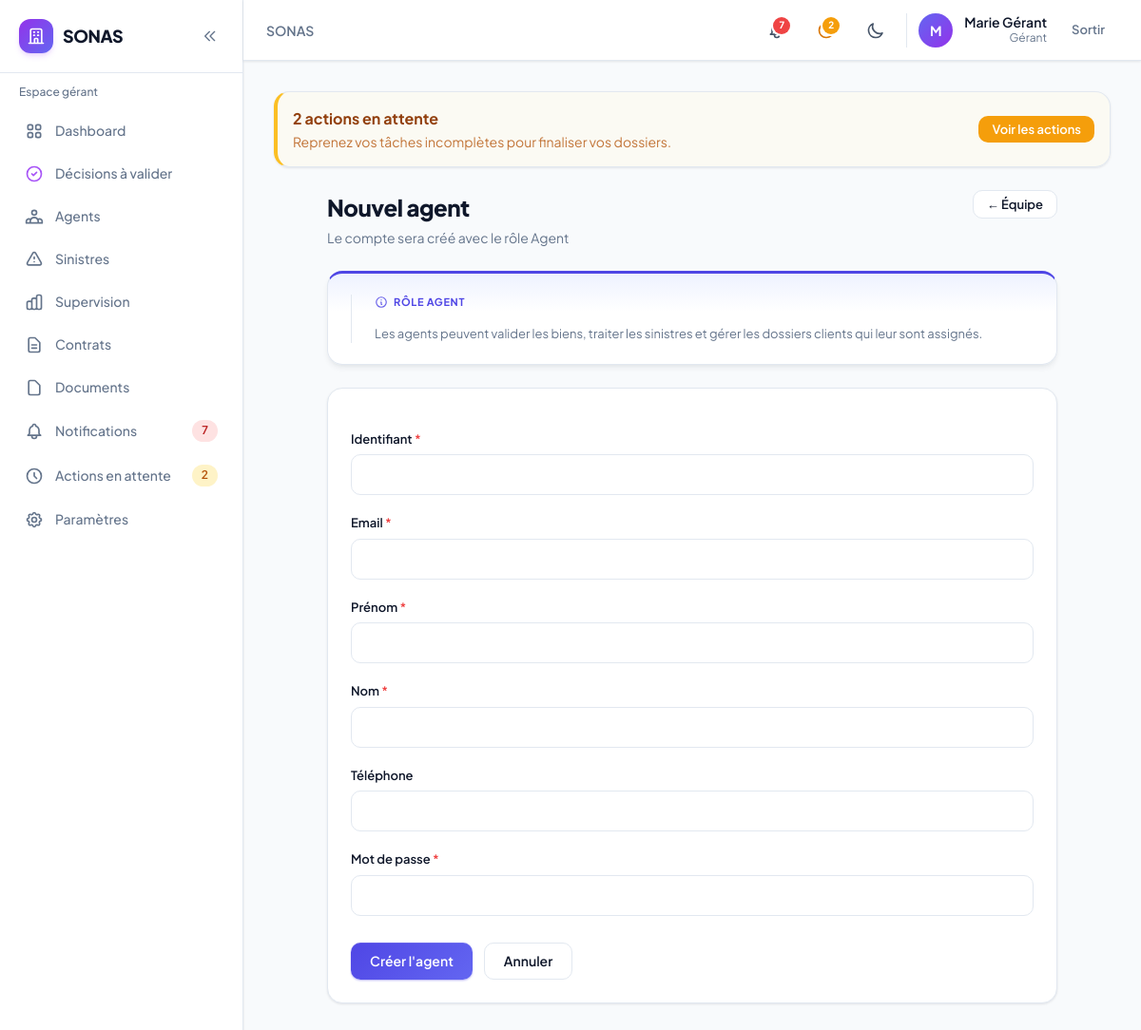
/sonas/agents/nouveau/ (signed in), run on the app's committed database.
### accounts/models.py (models this page shows, shortened)
class User(AbstractUser):
    role = models.CharField(
        max_length=10,
        choices=UserRole.choices,
        default=UserRole.CLIENT,
        db_index=True,
    )
    phone = models.CharField(max_length=20, blank=True)
    theme_preference = models.CharField(
        max_length=10,
        choices=[('light', 'Clair'), ('dark', 'Sombre'), ('system', 'Système')],
        default='system',
    )
    created_at = models.DateTimeField(auto_now_add=True)
    updated_at = models.DateTimeField(auto_now=True)
    class Meta:
        verbose_name = 'Utilisateur'
        verbose_name_plural = 'Utilisateurs'
    @property
    def is_client(self):
        return self.role == UserRole.CLIENT
    @property
    def is_gerant(self):
        return self.role == UserRole.GERANT
    @property
    def is_admin_user(self):
        return self.role == UserRole.ADMIN
    @property
    def is_internal(self):
        return self.role in (UserRole.AGENT, UserRole.GERANT, UserRole.ADMIN)

### accounts/views_team.py (the view)
@gerant_required
def agent_create(request):
    if request.method == 'POST':
        form = AgentCreateForm(request.POST)
        if form.is_valid():
            agent = form.save()
            log_audit_action(
                request,
                action='AGENT_CREE',
                details=f'Agent {agent.username} créé par {request.user.username}',
            )
            messages.success(request, f'Agent {agent.get_full_name() or agent.username} créé.')
            return redirect('accounts_team:list')
    else:
        form = AgentCreateForm()
    return render(request, 'accounts/agent_form.html', {
        'form': form,
        'title': 'Nouvel agent',
        'guide_tip': 'Les agents peuvent valider les biens, traiter les sinistres et gérer les dossiers clients qui leur sont assignés.',
    })

### accounts/forms.py (shortened to what this page needs)
class AgentCreateForm(forms.Form):
    username = forms.CharField(max_length=150, label='Identifiant')
    email = forms.EmailField(label='Email')
    first_name = forms.CharField(max_length=150, label='Prénom')
    last_name = forms.CharField(max_length=150, label='Nom')
    phone = forms.CharField(max_length=20, required=False, label='Téléphone')
    password = forms.CharField(widget=forms.PasswordInput, label='Mot de passe')
    def __init__(self, *args, **kwargs):
        super().__init__(*args, **kwargs)
        apply_form_styles(self)

### core/forms.py (called while the page is built)
def apply_form_styles(form):
    for field in form.fields.values():
        widget = field.widget
        if isinstance(widget, INPUT_WIDGETS):
            cls = widget.attrs.get('class', '')
            if 'form-input' not in cls and 'sonas-input' not in cls:
                widget.attrs['class'] = f'{cls} sonas-input form-input'.strip()
        if isinstance(widget, forms.CheckboxInput):
            widget.attrs['class'] = 'rounded border-slate-300 text-indigo-600 focus:ring-indigo-500'
        if isinstance(widget, forms.RadioSelect):
            widget.attrs['class'] = 'space-y-2'

### notifications/services.py (called while the page is built)
def get_pending_actions_count(user):
    return ActionEnAttente.objects.filter(user=user, is_resolved=False).count()

def get_unread_count(user):
    return Notification.objects.filter(user=user, is_read=False).count()

def get_recent_notifications(user, limit=5):
    return Notification.objects.filter(user=user).order_by('-created_at')[:limit]

### templates/accounts/agent_form.html (shortened to what this page needs)
{% extends 'base.html' %}
{% block content %}
<div class="sonas-create-page">
    <div class="sonas-page-header flex flex-col sm:flex-row sm:items-start sm:justify-between gap-4">
        <div>
            <h1>{{ title }}</h1>
            <p>Le compte sera créé avec le rôle Agent</p>
        </div>
        <a href="{% url 'accounts_team:list' %}" class="sonas-btn sonas-btn-secondary sonas-btn-sm shrink-0">← Équipe</a>
    </div>
    {% include 'partials/form_guide_top.html' with guide_tip=guide_tip guide_tip_title="Rôle Agent" %}
    <div class="sonas-create-body">
        <form method="post" class="sonas-card p-6 space-y-5">
            {% for field in form %}
            <div>
                <label class="sonas-label" for="{{ field.id_for_label }}">{{ field.label }}{% if field.field.required %} <span class="text-red-500">*</span>{% endif %}</label>
                {{ field }}
            </div>
            {% endfor %}
            <div class="flex flex-wrap gap-3 pt-2">
                <button type="submit" class="sonas-btn sonas-btn-primary">Créer l'agent</button>
                <a href="{% url 'accounts_team:list' %}" class="sonas-btn sonas-btn-secondary">Annuler</a>
            </div>
        </form>
    </div>
</div>
{% endblock %}

### templates/partials/navbar.html (shortened to what this page needs)
<header class="sticky top-0 z-30 sonas-card border-0 border-b rounded-none px-3 sm:px-6 h-14 sm:h-16 flex items-center justify-between shrink-0 gap-2">
    <div class="flex items-center gap-2 sm:gap-4 min-w-0 flex-1">
        <h2 class="text-sm font-semibold text-slate-500 dark:text-slate-400 truncate hidden lg:block">
            {% block page_breadcrumb %}SONAS{% endblock %}
        </h2>
    </div>
    <div class="flex items-center gap-1 sm:gap-3 shrink-0">
        <a href="{% url url_notifications_list %}" class="relative p-2.5 rounded-xl hover:bg-slate-100 dark:hover:bg-slate-800 transition-colors" title="Notifications{% if unread_notifications_count %} ({{ unread_notifications_count }}){% endif %}">
            {% if unread_notifications_count %}
            <span class="absolute top-1.5 right-1.5 min-w-[1.125rem] h-[1.125rem] px-0.5 bg-red-500 rounded-full ring-2 ring-white dark:ring-slate-900 text-[10px] font-bold text-white flex items-center justify-center">{{ unread_notifications_count }}</span>
            {% endif %}
        </a>
        {% if pending_actions_count %}
        <a href="{% url url_pending_actions %}" class="relative p-2.5 rounded-xl hover:bg-slate-100 dark:hover:bg-slate-800 transition-colors" title="Actions en attente ({{ pending_actions_count }})">
            <span class="absolute top-1.5 right-1.5 min-w-[1.125rem] h-[1.125rem] px-0.5 bg-amber-500 rounded-full ring-2 ring-white dark:ring-slate-900 text-[10px] font-bold text-white flex items-center justify-center">{{ pending_actions_count }}</span>
        </a>
        {% endif %}
        <button @click="toggle()" class="p-2.5 rounded-xl hover:bg-slate-100 dark:hover:bg-slate-800 transition-colors" title="Thème">
            <svg x-show="!isDark" class="w-5 h-5 text-slate-600" fill="none" stroke="currentColor" viewBox="0 0 24 24"><path stroke-linecap="round" stroke-linejoin="round" stroke-width="2" d="M20.354 15.354A9 9 0 018.646 3.646 9.003 9.003 0 0012 21a9.003 9.003 0 008.354-5.646z"/></svg>
        </button>
        <div class="hidden sm:flex items-center gap-3 pl-3 border-l border-slate-200 dark:border-slate-700">
            <div class="w-9 h-9 rounded-full bg-gradient-to-br from-indigo-500 to-purple-600 flex items-center justify-center text-white text-sm font-bold">
                {{ user.first_name|first|default:user.username|first|upper }}
            </div>
            <div class="text-right hidden md:block">
                <p class="text-sm font-semibold leading-tight">{{ user.get_full_name|default:user.username }}</p>
                <p class="text-xs text-slate-500">{{ user.get_role_display }}</p>
            </div>
        </div>
        <form method="post" action="{% url 'accounts:logout' %}">
            <button type="submit" class="sonas-btn sonas-btn-ghost sonas-btn-sm">Sortir</button>
        </form>
    </div>
</header>

### static/css/sonas.css (style rules this page uses)
:root { --sonas-primary: #4f46e5; --sonas-primary-hover: #4338ca; --sonas-primary-light: #eef2ff; --sonas-danger: #ef4444; --sonas-warning: #f59e0b; --sonas-success: #10b981; --sonas-surface: #ffffff; --sonas-surface-2: #f8fafc; --sonas-border: #e2e8f0; --sonas-text: #0f172a; --sonas-muted: #64748b; --sonas-radius: 0.75rem; --sonas-radius-lg: 1rem; --sonas-shadow: 0 1px 3px rgb(15 23 42 / 0.06), 0 1px 2px rgb(15 23 42 / 0.04); --sonas-shadow-md: 0 4px 6px -1px rgb(15 23 42 / 0.07), 0 2px 4px -2px rgb(15 23 42 / 0.05); --sonas-shadow-lg: 0 20px 40px -12px rgb(15 23 42 / 0.12); }
body { font-family: 'Plus Jakarta Sans', system-ui, sans-serif; -webkit-font-smoothing: antialiased; }
.sonas-btn { display: inline-flex; align-items: center; justify-content: center; gap: 0.5rem; padding: 0.625rem 1.25rem; font-size: 0.875rem; font-weight: 600; border-radius: 0.625rem; transition: all 0.2s ease; cursor: pointer; border: none; text-decoration: none; line-height: 1.25; }
.sonas-btn-primary { background: linear-gradient(135deg, #4f46e5 0%, #6366f1 100%); color: white; box-shadow: 0 1px 2px rgb(79 70 229 / 0.4), inset 0 1px 0 rgb(255 255 255 / 0.1); }
.sonas-btn-secondary { background: var(--sonas-surface); color: var(--sonas-text); border: 1px solid var(--sonas-border); }
.sonas-btn-ghost { background: transparent; color: var(--sonas-muted); }
.sonas-btn-sm { padding: 0.375rem 0.875rem; font-size: 0.8125rem; }
.sonas-card { background: var(--sonas-surface); border: 1px solid var(--sonas-border); border-radius: var(--sonas-radius-lg); box-shadow: var(--sonas-shadow); transition: box-shadow 0.2s, border-color 0.2s, transform 0.2s; }
.sonas-input, .form-input { width: 100%; padding: 0.625rem 1rem; font-size: 0.875rem; background: var(--sonas-surface); border: 1px solid var(--sonas-border); border-radius: 0.625rem; color: var(--sonas-text); transition: border-color 0.15s, box-shadow 0.15s; }
.sonas-label { display: block; font-size: 0.8125rem; font-weight: 600; color: var(--sonas-text); margin-bottom: 0.375rem; }
.sonas-page-header h1 { font-size: 1.5rem; font-weight: 800; letter-spacing: -0.02em; color: var(--sonas-text); }
.sonas-page-header p { font-size: 0.875rem; color: var(--sonas-muted); margin-top: 0.25rem; }
.sonas-create-page { max-width: 48rem; margin: 0 auto; display: flex; flex-direction: column; gap: 1.5rem; }
.sonas-create-body { min-width: 0; }

### data on the page
User: first_name|first "M", get_full_name "Marie Gérant", role "Gérant"

### other printed values
{{ unread_notifications_count }} "7"
{{ pending_actions_count }} "2"
{{ title }} "Nouvel agent"
{{ guide_tip_title|default:"Astuce" }} "RÔLE AGENT"
{{ guide_tip }} "Les agents peuvent valider les biens, traiter les sinistres et gérer les dossiers clients qui leur sont assignés."
{{ field.label }} "Identifiant" "Email" "Prénom" "Nom" "Téléphone" "Mot de passe"
